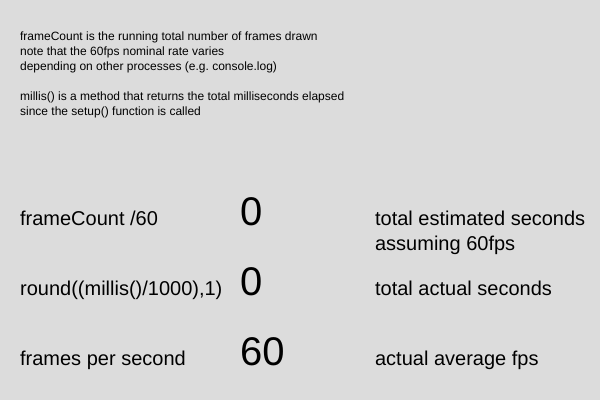
Frame 1 (no input)
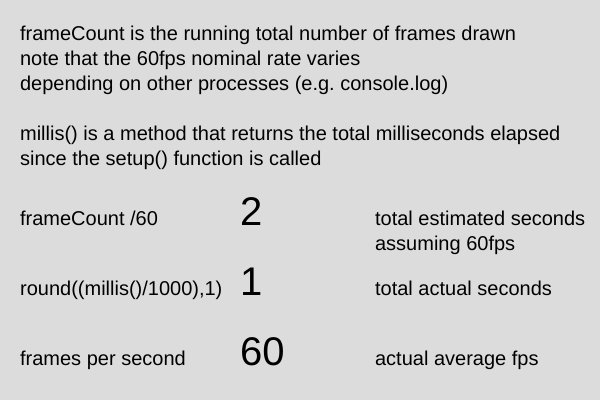
Frame 60 (no input)
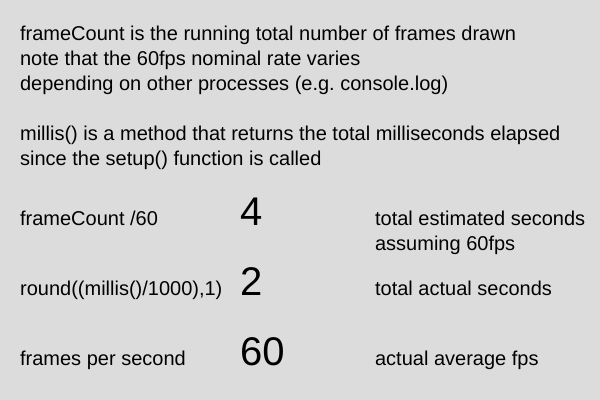
Frame 120 (the mouse pressed at the canvas centre since frame 60)

The p5.js sketch that drew these frames (run headless with seeded random() and noise() and a simulated clock; from frame 60 on, the mouse is pressed at the canvas centre):

// p5.js sketch
// ── sketch.js
// timer- frameCount vs millis & fps v3 by novo
// 
//https://editor.p5js.org/novo/sketches/PEKqkSbwu

function setup() {
  createCanvas(600, 400);
  
}

function draw() {
  background(220);
  
  frames_seconds_fps =
    'frameCount is the running total number of frames drawn \nnote that the 60fps nominal rate varies \ndepending on other processes (e.g. console.log)\n\nmillis() is a method that returns the total milliseconds elapsed\nsince the setup() function is called' ;
  text(frames_seconds_fps, 20,40);
  
  write_Seconds();
  
  // console.log('console.log can slow down the frame rate\na little bit');

}

function write_Seconds() {
  
  let alignLeft1 = 20;
  let alignLeft2 = 240;
  let alignLeft3 = 375;
  let alignTop1 = 225;
  let vSpacing = 70;

  textSize(40);
  text(round(frameCount / 30), 
       alignLeft2, alignTop1);

  textSize(20);
  let textFC = "frameCount /60";
  text(textFC, alignLeft1, alignTop1);
  text("total estimated seconds\nassuming 60fps", 
       alignLeft3, alignTop1);

  textSize(20);
  text("round((millis()/1000),1)", 
       alignLeft1, alignTop1 + vSpacing);
  textSize(40);
  // let textMillis = round(millis() / 1000, 1);
  let textMillis = round(millis() / 1000,1);
  
  text(textMillis, alignLeft2, alignTop1 + vSpacing);
  textSize(20);
  text("total actual seconds", 
       alignLeft3, alignTop1 + vSpacing);

  textSize(20);
  text("frames per second", alignLeft1, 
       alignTop1 + vSpacing * 2);
  textSize(40);
  let fps = round(frameCount / (millis() / 1000), 1);
  text(fps, alignLeft2, 
       alignTop1 + vSpacing * 2);
  textSize(20);
  text("actual average fps", alignLeft3, 
       alignTop1 + (vSpacing * 2) );

}

// using backslash n to put lines in text

// https://editor.p5js.org/novo/sketches/1dWMS1-hu

// frameRate() seems wonky in console
